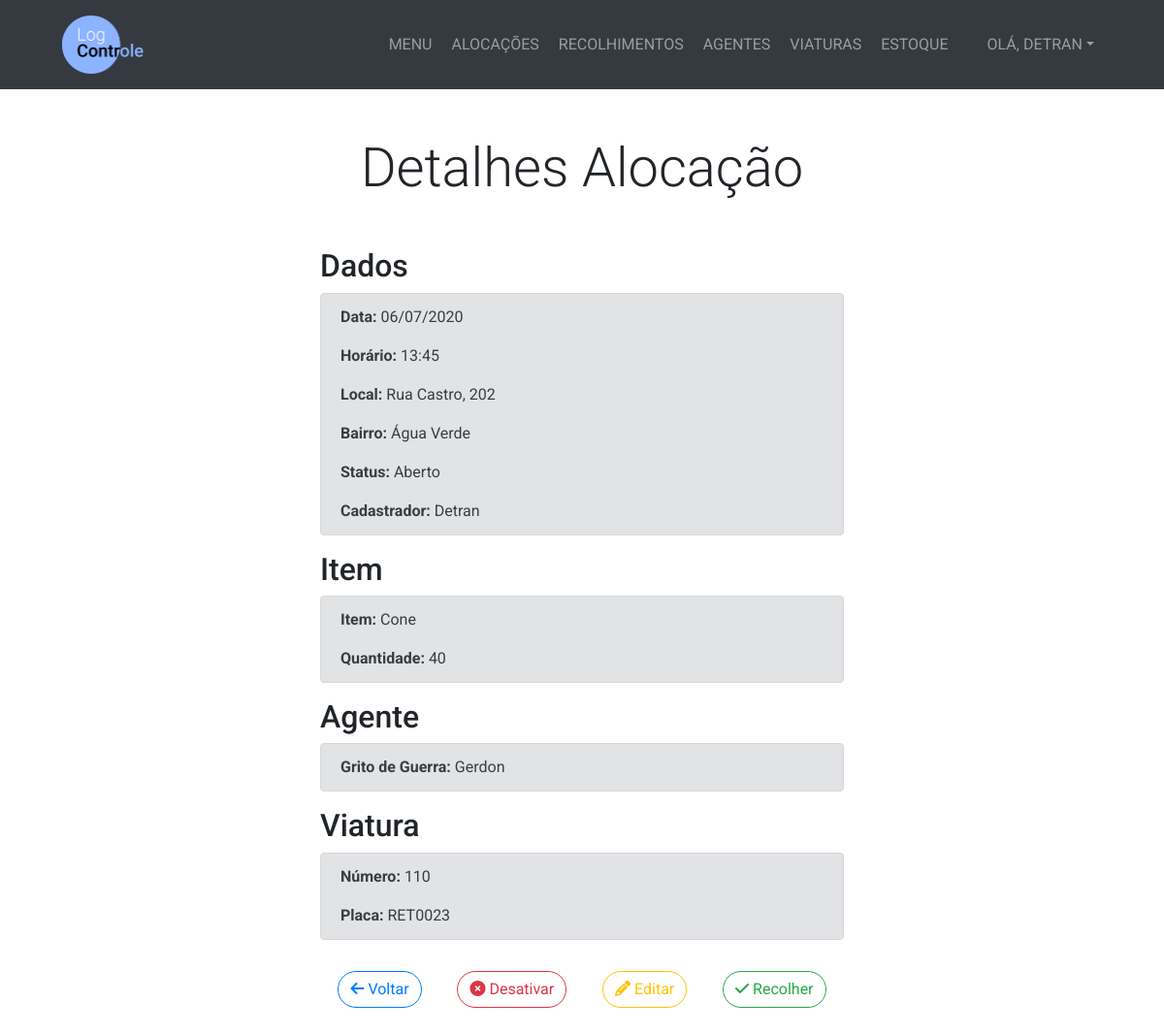
/alocacao/38/detalhes/ (signed in), run on an earlier commit of the app's database.
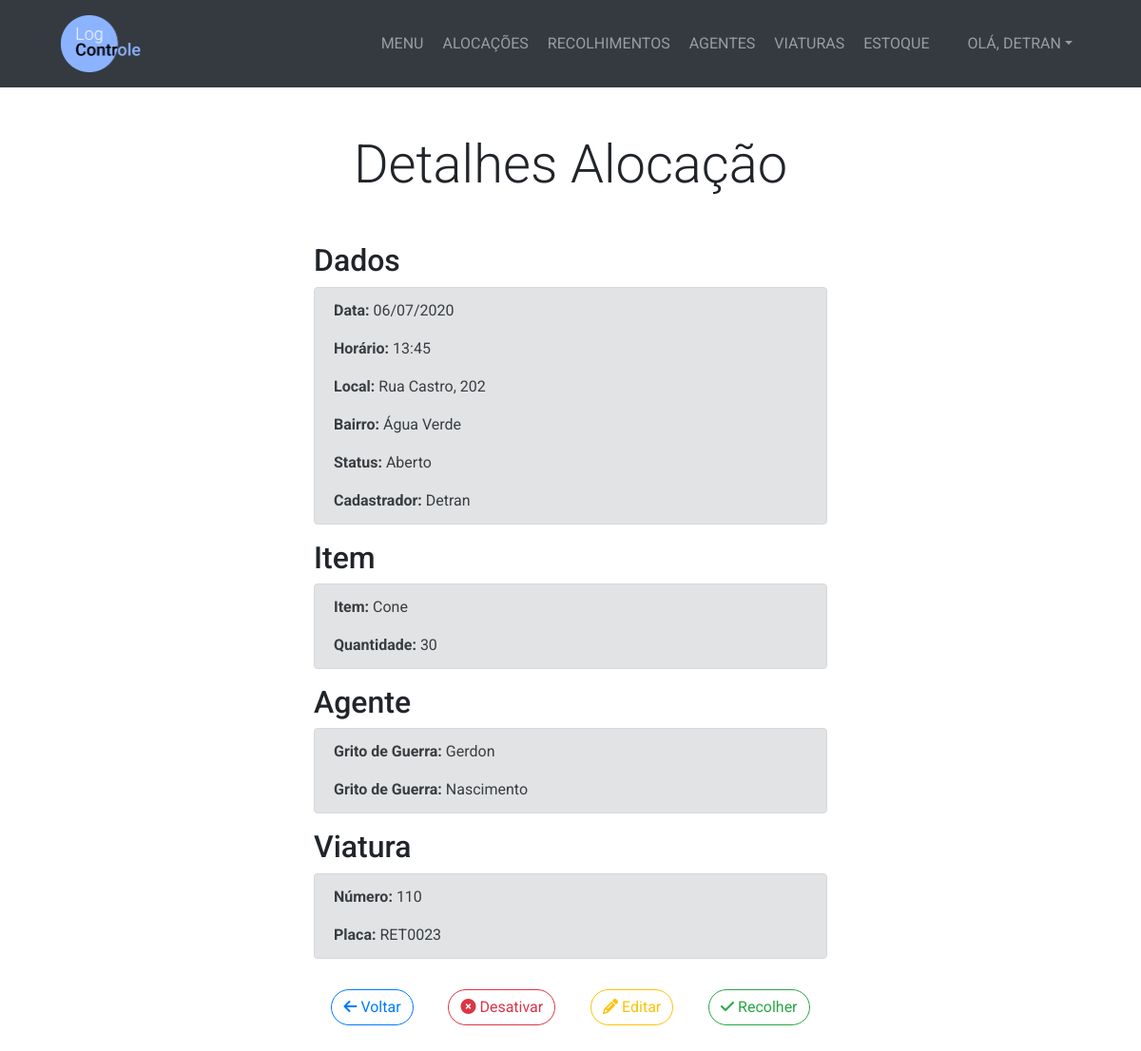
And on a later commit of the database.
### management/models.py (models this page shows, shortened)
class Alocacao(models.Model):
    TURNO_CHOICES = (
        ('Manhã', 'Manhã'),
        ('Tarde', 'Tarde'),
        ('Noite', 'Noite'),
        ('Madrugada', 'Madrugada')
    )
    STATUS_CHOICES = (
        ('Aberto', 'Aberto'),
        ('Fechado', 'Fechado'),
        ('Desativado', 'Desativado')
    )
    data = models.DateField()
    horario = models.TimeField()
    item = models.ForeignKey(Item, on_delete=models.PROTECT)
    quantidade = models.IntegerField()
    turno = models.CharField(max_length=10, choices=TURNO_CHOICES)
    viatura = models.ForeignKey(Viatura, on_delete=models.PROTECT, blank=True, null=True)
    rua = models.CharField(max_length=200)
    numero = models.CharField(max_length=10)
    bairro = models.CharField(max_length=25)
    complemento = models.CharField(max_length=25, blank=True)
    motivo = models.CharField(max_length=100, blank=True)
    cadastrador = models.ForeignKey(User, on_delete=models.PROTECT)
    status = models.CharField(max_length=11, choices=STATUS_CHOICES, default='Fechado')

class Agente(models.Model):
    SEXO_CHOICES = (
        ('Feminino', 'Feminino'),
        ('Masculino', 'Masculino')
    )
    nome = models.CharField(max_length=200)
    datanascimento = models.DateField()
    sexo = models.CharField(max_length=10, choices=SEXO_CHOICES)
    gritodeguerra = models.CharField(max_length=50)

class Item(models.Model):
    nome = models.CharField(max_length=100)

class Viatura(models.Model):
    numero = models.IntegerField()
    placa = models.CharField(max_length=7)

### management/views.py (the view, shortened to what this page needs)
# urls.py: path('alocacao/<int:pk_alocacao>/detalhes/', views.detalhe_alocacao, name='detalhe_alocacao'),
@login_required
def detalhe_alocacao(request, pk_alocacao):
    alocacao = get_object_or_404(Alocacao, pk=pk_alocacao)
    agentes = AlocacaoAgente.objects.filter(alocacao_id=pk_alocacao)
    if request.method == 'GET':
        agente_1 = agentes[0].agente.gritodeguerra
        if len(agentes) > 1:
            agente_2 = agentes[1].agente.gritodeguerra
            return render(request, 'management/detalhe_alocacao.html', {'alocacao':alocacao, 'agente_1':agente_1, 'agente_2':agente_2})
        return render(request, 'management/detalhe_alocacao.html', {'alocacao':alocacao, 'agente_1':agente_1})

### management/templates/management/detalhe_alocacao.html (shortened to what this page needs)
{% extends 'management/base.html' %}
{% block content %}
  <section class="py-5">
    <div class="container">
      <h1 class="display-4 text-center mb-5">Detalhes Alocação</h1>
      <div class="row justify-content-center">
        <div class="col-lg-6">
          <h2>Dados</h2>
          <div class="alert alert-secondary">
            <p><strong>Data:</strong> {{ alocacao.data|date:'d/m/Y' }}</p>
            <p><strong>Horário:</strong> {{ alocacao.horario|date:'H:i' }}</p>
            <p><strong>Local:</strong> {{ alocacao.rua }}, {{ alocacao.numero }}</p>
            <p><strong>Bairro:</strong> {{ alocacao.bairro }}</p>
            <p><strong>Status:</strong> {{ alocacao.status }}</p>
            <p class="mb-0"><strong>Cadastrador:</strong> <span style="text-transform: capitalize;">{{ alocacao.cadastrador }}</span></p>
          </div>
          <h2>Item</h2>
          <div class="alert alert-secondary">
            <p><strong>Item:</strong> {{ alocacao.item.nome }}</p>
            <p class="mb-0"><strong>Quantidade:</strong> {{ alocacao.quantidade }}</p>
          </div>
          <h2>Agente{{ agentes.count|pluralize }}</h2>
          <div class="alert alert-secondary">
            {% if agente_2 %}
              <p><strong>Grito de Guerra:</strong> {{ agente_1 }}</p>
              <p class="mb-0"><strong>Grito de Guerra:</strong> {{ agente_2 }}</p>
            {% else %}
              <p class="mb-0"><strong>Grito de Guerra:</strong> {{ agente_1 }}</p>
            {% endif %}
          </div>
          {% if alocacao.viatura %}
            <h2>Viatura</h2>
            <div class="alert alert-secondary">
              <p><strong>Número:</strong> {{ alocacao.viatura.numero }}</p>
              <p class="mb-0"><strong>Placa:</strong> {{ alocacao.viatura.placa }}</p>
            </div>
          {% endif %}
          <div class="d-flex">
            <a href="{% url 'menu_alocacao' %}" class="btn btn-outline-primary rounded-pill mt-3 mx-auto"><i class="fas fa-arrow-left"></i> Voltar</a>
            {% if alocacao.status == 'Aberto' %}
              <a href="#" data-toggle="modal" data-target="#desativar-alocacao" class="btn btn-outline-danger rounded-pill mt-3 mx-auto" id="btn-desativar">
                <i class="fas fa-times-circle"></i> Desativar
              </a>
              <a href="{% url 'editar_alocacao' alocacao.id %}" class="btn btn-outline-warning rounded-pill mt-3 mx-auto"><i class="fas fa-pencil-alt"></i> Editar</a>
              {% if alocacao.quantidade > 1 %}
                <a href="#" data-toggle="modal" data-target="#modal-escolha-recolhimento" class="btn btn-outline-success rounded-pill mt-3 mx-auto">
                  <i class="fas fa-check"></i> Recolher
                </a>
              {% else %}
                <a href="{% url 'cadastrar_recolhimento' alocacao.id %}" class="btn btn-outline-success rounded-pill mt-3 mx-auto"><i class="fas fa-check"></i> Recolher</a>
              {% endif %}
            {% elif alocacao.status == 'Desativado' %}
              <a href="#" data-toggle="modal" data-target="#ativar-alocacao" class="btn btn-outline-success rounded-pill mt-3 mx-auto" id="btn-ativar"><i class="fas fa-check"></i> Ativar</a>
            {% endif %}
          </div>
        </div>
      </div>
    </div>
  </section>
{% endblock %}

What changed in the data, as far as the page shows it:
changed Alocacao "Rua Castro": quantidade "40" → "30"
now on this page (row unchanged): Agente: gritodeguerra "Nascimento"
